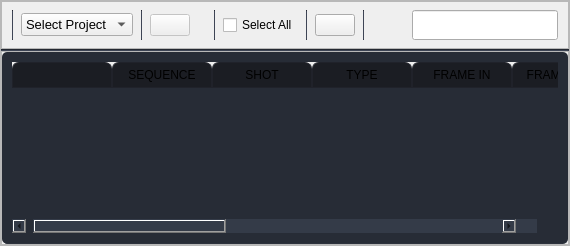
                     <widget class="QWidget" name="shot_upload_page">
                      <layout class="QGridLayout" name="gridLayout_43">
                       <property name="leftMargin">
                        <number>0</number>
                       </property>
                       <property name="topMargin">
                        <number>0</number>
                       </property>
                       <property name="rightMargin">
                        <number>0</number>
                       </property>
                       <property name="bottomMargin">
                        <number>0</number>
                       </property>
                       <property name="spacing">
                        <number>0</number>
                       </property>
                       <item row="0" column="0">
                        <widget class="QFrame" name="shot_upload_frame">
                         <property name="frameShape">
                          <enum>QFrame::StyledPanel</enum>
                         </property>
                         <property name="frameShadow">
                          <enum>QFrame::Raised</enum>
                         </property>
                         <layout class="QGridLayout" name="gridLayout_42">
                          <property name="leftMargin">
                           <number>0</number>
                          </property>
                          <property name="topMargin">
                           <number>0</number>
                          </property>
                          <property name="rightMargin">
                           <number>0</number>
                          </property>
                          <property name="bottomMargin">
                           <number>0</number>
                          </property>
                          <property name="spacing">
                           <number>0</number>
                          </property>
                          <item row="0" column="0">
                           <widget class="QFrame" name="shot_upload_top_frame">
                            <property name="frameShape">
                             <enum>QFrame::StyledPanel</enum>
                            </property>
                            <property name="frameShadow">
                             <enum>QFrame::Raised</enum>
                            </property>
                            <layout class="QHBoxLayout" name="horizontalLayout_3">
                             <property name="spacing">
                              <number>8</number>
                             </property>
                             <property name="leftMargin">
                              <number>10</number>
                             </property>
                             <property name="topMargin">
                              <number>8</number>
                             </property>
                             <property name="rightMargin">
                              <number>10</number>
                             </property>
                             <property name="bottomMargin">
                              <number>8</number>
                             </property>
                             <item>
                              <widget class="Line" name="line_2">
                               <property name="maximumSize">
                                <size>
                                 <width>1</width>
                                 <height>16777215</height>
                                </size>
                               </property>
                               <property name="styleSheet">
                                <string notr="true">background-color: rgb(54, 60, 74);</string>
                               </property>
                               <property name="orientation">
                                <enum>Qt::Vertical</enum>
                               </property>
                              </widget>
                             </item>
                             <item>
                              <widget class="QComboBox" name="sh_up_Project">
                               <property name="font">
                                <font>
                                 <pointsize>10</pointsize>
                                </font>
                               </property>
                               <property name="toolTip">
                                <string>Select Project</string>
                               </property>
                               <item>
                                <property name="text">
                                 <string>Select Project</string>
                                </property>
                               </item>
                              </widget>
                             </item>
                             <item>
                              <widget class="Line" name="line_3">
                               <property name="maximumSize">
                                <size>
                                 <width>1</width>
                                 <height>16777215</height>
                                </size>
                               </property>
                               <property name="styleSheet">
                                <string notr="true">background-color: rgb(54, 60, 74);</string>
                               </property>
                               <property name="orientation">
                                <enum>Qt::Vertical</enum>
                               </property>
                              </widget>
                             </item>
                             <item>
                              <widget class="QPushButton" name="sh_file_btn">
                               <property name="enabled">
                                <bool>false</bool>
                               </property>
                               <property name="cursor">
                                <cursorShape>PointingHandCursor</cursorShape>
                               </property>
                               <property name="toolTip">
                                <string>Select CSV File</string>
                               </property>
                               <property name="text">
                                <string/>
                               </property>
                               <property name="icon">
                                <iconset resource="../files.qrc">
                                 <normaloff>:/16x16/icons/16x16/cil-paperclip.png</normaloff>:/16x16/icons/16x16/cil-paperclip.png</iconset>
                               </property>
                               <property name="iconSize">
                                <size>
                                 <width>24</width>
                                 <height>24</height>
                                </size>
                               </property>
                              </widget>
                             </item>
                             <item>
                              <widget class="QLabel" name="sh_selected_file_name">
                               <property name="font">
                                <font>
                                 <pointsize>10</pointsize>
                                </font>
                               </property>
                               <property name="text">
                                <string/>
                               </property>
                              </widget>
                             </item>
                             <item>
                              <widget class="Line" name="line_5">
                               <property name="maximumSize">
                                <size>
                                 <width>1</width>
                                 <height>16777215</height>
                                </size>
                               </property>
                               <property name="styleSheet">
                                <string notr="true">background-color: rgb(54, 60, 74);</string>
                               </property>
                               <property name="orientation">
                                <enum>Qt::Vertical</enum>
                               </property>
                              </widget>
                             </item>
                             <item>
                              <widget class="QCheckBox" name="sel_all_shots_chkBox">
                               <property name="toolTip">
                                <string>Select All Shots</string>
                               </property>
                               <property name="text">
                                <string>Select All</string>
                               </property>
                              </widget>
                             </item>
                             <item>
                              <widget class="Line" name="line_6">
                               <property name="maximumSize">
                                <size>
                                 <width>1</width>
                                 <height>16777215</height>
                                </size>
                               </property>
                               <property name="styleSheet">
                                <string notr="true">background-color: rgb(54, 60, 74);</string>
                               </property>
                               <property name="orientation">
                                <enum>Qt::Vertical</enum>
                               </property>
                              </widget>
                             </item>
                             <item>
                              <widget class="QPushButton" name="sh_upload_btn">
                               <property name="cursor">
                                <cursorShape>PointingHandCursor</cursorShape>
                               </property>
                               <property name="toolTip">
                                <string>Add data to DB</string>
                               </property>
                               <property name="text">
                                <string/>
                               </property>
                               <property name="icon">
                                <iconset resource="../files.qrc">
                                 <normaloff>:/custom/icons/custom/addtodb.png</normaloff>:/custom/icons/custom/addtodb.png</iconset>
                               </property>
                               <property name="iconSize">
                                <size>
                                 <width>32</width>
                                 <height>32</height>
                                </size>
                               </property>
                              </widget>
                             </item>
                             <item>
                              <widget class="Line" name="line_8">
                               <property name="maximumSize">
                                <size>
                                 <width>1</width>
                                 <height>16777215</height>
                                </size>
                               </property>
                               <property name="styleSheet">
                                <string notr="true">background-color: rgb(54, 60, 74);</string>
                               </property>
                               <property name="orientation">
                                <enum>Qt::Vertical</enum>
                               </property>
                              </widget>
                             </item>
                             <item>
                              <spacer name="horizontalSpacer_6">
                               <property name="orientation">
                                <enum>Qt::Horizontal</enum>
                               </property>
                               <property name="sizeHint" stdset="0">
                                <size>
                                 <width>40</width>
                                 <height>20</height>
                                </size>
                               </property>
                              </spacer>
                             </item>
                             <item>
                              <widget class="QProgressBar" name="sh_import_progressBar">
                               <property name="enabled">
                                <bool>true</bool>
                               </property>
                               <property name="minimumSize">
                                <size>
                                 <width>0</width>
                                 <height>20</height>
                                </size>
                               </property>
                               <property name="maximumSize">
                                <size>
                                 <width>16777215</width>
                                 <height>30</height>
                                </size>
                               </property>
                               <property name="font">
                                <font>
                                 <family>Nirmala UI</family>
                                 <pointsize>16</pointsize>
                                 <weight>75</weight>
                                 <bold>true</bold>
                                </font>
                               </property>
                               <property name="autoFillBackground">
                                <bool>false</bool>
                               </property>
                               <property name="styleSheet">
                                <string notr="true">QProgressBar::chunk {
	text-align: center;
    border-radius: 5px;
	min-height: 12px;
	max-height: 12px;
    background-color:rgb(255, 170, 0);
    width: 10px; 
    margin: 1.5px;

	border-radius: 6px;
}</string>
                               </property>
                               <property name="value">
                                <number>0</number>
                               </property>
                               <property name="textVisible">
                                <bool>false</bool>
                               </property>
                               <property name="orientation">
                                <enum>Qt::Horizontal</enum>
                               </property>
                               <property name="textDirection">
                                <enum>QProgressBar::TopToBottom</enum>
                               </property>
                              </widget>
                             </item>
                            </layout>
                           </widget>
                          </item>
                          <item row="1" column="0">
                           <widget class="Line" name="divider">
                            <property name="maximumSize">
                             <size>
                              <width>16777215</width>
                              <height>2</height>
                             </size>
                            </property>
                            <property name="styleSheet">
                             <string notr="true">background-color: rgb(54, 60, 74);</string>
                            </property>
                            <property name="orientation">
                             <enum>Qt::Horizontal</enum>
                            </property>
                           </widget>
                          </item>
                          <item row="2" column="0">
                           <widget class="QFrame" name="shot_upload_table_frame">
                            <property name="styleSheet">
                             <string notr="true"/>
                            </property>
                            <property name="frameShape">
                             <enum>QFrame::StyledPanel</enum>
                            </property>
                            <property name="frameShadow">
                             <enum>QFrame::Raised</enum>
                            </property>
                            <layout class="QGridLayout" name="gridLayout_41">
                             <property name="leftMargin">
                              <number>0</number>
                             </property>
                             <property name="topMargin">
                              <number>0</number>
                             </property>
                             <property name="rightMargin">
                              <number>0</number>
                             </property>
                             <property name="bottomMargin">
                              <number>0</number>
                             </property>
                             <property name="spacing">
                              <number>0</number>
                             </property>
                             <item row="0" column="0">
                              <widget class="QTableWidget" name="shot_import_table">
                               <property name="styleSheet">
                                <string notr="true">QTableWidget {	
	background-color: rgb(39, 44, 54);
	padding: 10px;
	border-radius: 5px;
	gridline-color: rgb(44, 49, 60);
	border-bottom: 1px solid rgb(44, 49, 60);
}
QTableWidget::item{
	border-top: 1px solid red;
	border-color: rgb(44, 49, 60);
	padding-left: 5px;
	padding-right: 5px;
	gridline-color: rgb(44, 49, 60);
}
QTableWidget::item:selected{
	background-color: rgb(85, 170, 255);
}
QScrollBar:horizontal {
    border: none;
    background: rgb(52, 59, 72);
    height: 14px;
    margin: 0px 21px 0 21px;
	border-radius: 0px;
}
 QScrollBar:vertical {
	border: none;
    background: rgb(52, 59, 72);
    width: 14px;
    margin: 21px 0 21px 0;
	border-radius: 0px;
 }
QHeaderView::section{
	Background-color: rgb(39, 44, 54);
	max-width: 30px;
	border: 1px solid rgb(44, 49, 60);
	border-style: none;
    border-bottom: 1px solid rgb(44, 49, 60);
    border-right: 1px solid rgb(44, 49, 60);
}
QTableWidget::horizontalHeader {	
	background-color: rgb(81, 255, 0);
}
QHeaderView::section:horizontal
{
    border: 1px solid rgb(32, 34, 42);
	background-color: rgb(27, 29, 35);
	padding: 3px;
	border-top-left-radius: 7px;
    border-top-right-radius: 7px;
}
QHeaderView::section:vertical
{
    border: 1px solid rgb(44, 49, 60);
}
</string>
                               </property>
                               <property name="frameShape">
                                <enum>QFrame::NoFrame</enum>
                               </property>
                               <property name="frameShadow">
                                <enum>QFrame::Raised</enum>
                               </property>
                               <property name="editTriggers">
                                <set>QAbstractItemView::NoEditTriggers</set>
                               </property>
                               <property name="selectionBehavior">
                                <enum>QAbstractItemView::SelectRows</enum>
                               </property>
                               <property name="showGrid">
                                <bool>false</bool>
                               </property>
                               <property name="sortingEnabled">
                                <bool>true</bool>
                               </property>
                               <attribute name="verticalHeaderVisible">
                                <bool>false</bool>
                               </attribute>
                               <column>
                                <property name="text">
                                 <string/>
                                </property>
                               </column>
                               <column>
                                <property name="text">
                                 <string>SEQUENCE</string>
                                </property>
                               </column>
                               <column>
                                <property name="text">
                                 <string>SHOT</string>
                                </property>
                               </column>
                               <column>
                                <property name="text">
                                 <string>TYPE</string>
                                </property>
                               </column>
                               <column>
                                <property name="text">
                                 <string>FRAME IN</string>
                                </property>
                               </column>
                               <column>
                                <property name="text">
                                 <string>FRAME OUT</string>
                                </property>
                               </column>
                               <column>
                                <property name="text">
                                 <string>TOTAL FRAMES</string>
                                </property>
                               </column>
                               <column>
                                <property name="text">
                                 <string>ETA</string>
                                </property>
                               </column>
                               <column>
                                <property name="text">
                                 <string>BID DAYS</string>
                                </property>
                               </column>
                               <column>
                                <property name="text">
                                 <string>PACKAGE ID</string>
                                </property>
                               </column>
                               <column>
                                <property name="text">
                                 <string>ESTIMATE ID</string>
                                </property>
                               </column>
                               <column>
                                <property name="text">
                                 <string>ESTIMATE DATE</string>
                                </property>
                               </column>
                               <column>
                                <property name="text">
                                 <string>RESULT</string>
                                </property>
                               </column>
                              </widget>
                             </item>
                            </layout>
                           </widget>
                          </item>
                         </layout>
                        </widget>
                       </item>
                      </layout>
                     </widget>
